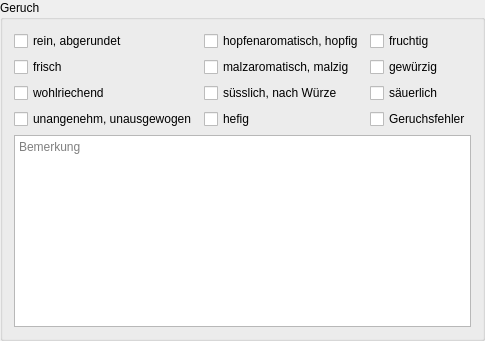
         <widget class="QGroupBox" name="groupBox4">
          <property name="title">
           <string>Geruch</string>
          </property>
          <layout class="QGridLayout" name="gridLayout_13">
           <item row="2" column="2">
            <widget class="CheckBox" name="rbGeruch_10">
             <property name="text">
              <string>säuerlich</string>
             </property>
            </widget>
           </item>
           <item row="0" column="2">
            <widget class="CheckBox" name="rbGeruch_8">
             <property name="text">
              <string>fruchtig</string>
             </property>
            </widget>
           </item>
           <item row="3" column="1">
            <widget class="CheckBox" name="rbGeruch_7">
             <property name="text">
              <string>hefig</string>
             </property>
            </widget>
           </item>
           <item row="0" column="0">
            <widget class="CheckBox" name="rbGeruch_0">
             <property name="text">
              <string>rein, abgerundet</string>
             </property>
            </widget>
           </item>
           <item row="3" column="0">
            <widget class="CheckBox" name="rbGeruch_3">
             <property name="text">
              <string>unangenehm, unausgewogen</string>
             </property>
            </widget>
           </item>
           <item row="1" column="0">
            <widget class="CheckBox" name="rbGeruch_1">
             <property name="text">
              <string>frisch</string>
             </property>
            </widget>
           </item>
           <item row="0" column="1">
            <widget class="CheckBox" name="rbGeruch_4">
             <property name="text">
              <string>hopfenaromatisch, hopfig</string>
             </property>
            </widget>
           </item>
           <item row="2" column="0">
            <widget class="CheckBox" name="rbGeruch_2">
             <property name="text">
              <string>wohlriechend</string>
             </property>
            </widget>
           </item>
           <item row="1" column="1">
            <widget class="CheckBox" name="rbGeruch_5">
             <property name="text">
              <string>malzaromatisch, malzig</string>
             </property>
            </widget>
           </item>
           <item row="2" column="1">
            <widget class="CheckBox" name="rbGeruch_6">
             <property name="text">
              <string>süsslich, nach Würze</string>
             </property>
            </widget>
           </item>
           <item row="1" column="2">
            <widget class="CheckBox" name="rbGeruch_9">
             <property name="text">
              <string>gewürzig</string>
             </property>
            </widget>
           </item>
           <item row="3" column="2">
            <widget class="CheckBox" name="rbGeruch_11">
             <property name="text">
              <string>Geruchsfehler</string>
             </property>
            </widget>
           </item>
           <item row="4" column="0" colspan="3">
            <widget class="QPlainTextEdit" name="tbGeruch">
             <property name="minimumSize">
              <size>
               <width>0</width>
               <height>42</height>
              </size>
             </property>
             <property name="toolTip">
              <string>&lt;html&gt;&lt;head/&gt;&lt;body&gt;&lt;p&gt;Hier ist Platz für frei formulierte &lt;span style=&quot; font-weight:600;&quot;&gt;Ausführungen&lt;/span&gt; zum Geruch.&lt;/p&gt;&lt;p&gt;Beispiele: Der Geruch eines Bieres sollte sortentypisch sein, das heißt bei Weizenbieren ist ein fruchtiger bis esteriger Geruch erlaubt, während dieser bei Pils-bieren rundweg abzulehnen ist.&lt;/p&gt;&lt;p&gt;Zuerst riecht man am Schaum. Riecht er angenehm nach Bier, hefig oder nach Fass? Wenn der Schaum muffig, abgestanden oder nach feuchter Pappe riecht, braucht man das Bier gar nicht zu probieren, es ist nicht in Ordnung.&lt;/p&gt;&lt;p&gt;&lt;span style=&quot; font-weight:600; color:#fc0107;&quot;&gt;Achtung: &lt;/span&gt;Ein Sud muss im &lt;span style=&quot; font-weight:600;&quot;&gt;Tab Abfülldaten &lt;/span&gt;als abgefüllt markiert worden sein, bevor man ihn hier tätig werden kann.&lt;/p&gt;&lt;/body&gt;&lt;/html&gt;</string>
             </property>
             <property name="placeholderText">
              <string>Bemerkung</string>
             </property>
            </widget>
           </item>
          </layout>
         </widget>
